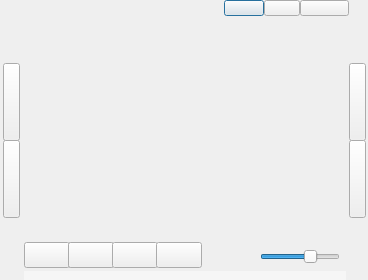
<?xml version="1.0" encoding="UTF-8"?>
<ui version="4.0">
 <class>videoDialog</class>
 <widget class="QDialog" name="videoDialog">
  <property name="geometry">
   <rect>
    <x>0</x>
    <y>0</y>
    <width>368</width>
    <height>280</height>
   </rect>
  </property>
  <property name="minimumSize">
   <size>
    <width>368</width>
    <height>280</height>
   </size>
  </property>
  <property name="maximumSize">
   <size>
    <width>800</width>
    <height>600</height>
   </size>
  </property>
  <property name="windowTitle">
   <string>video</string>
  </property>
  <widget class="QLabel" name="backLabel">
   <property name="geometry">
    <rect>
     <x>0</x>
     <y>0</y>
     <width>368</width>
     <height>280</height>
    </rect>
   </property>
   <property name="text">
    <string/>
   </property>
   <property name="pixmap">
    <pixmap resource="video.qrc">:/图片/videoPlayer.png</pixmap>
   </property>
   <property name="scaledContents">
    <bool>true</bool>
   </property>
  </widget>
  <widget class="QLabel" name="titleLabel">
   <property name="geometry">
    <rect>
     <x>22</x>
     <y>6</y>
     <width>60</width>
     <height>16</height>
    </rect>
   </property>
   <property name="text">
    <string/>
   </property>
   <property name="pixmap">
    <pixmap resource="radio.qrc">:/图片/标题/title.png</pixmap>
   </property>
   <property name="scaledContents">
    <bool>true</bool>
   </property>
  </widget>
  <widget class="QPushButton" name="minButton">
   <property name="geometry">
    <rect>
     <x>224</x>
     <y>0</y>
     <width>40</width>
     <height>16</height>
    </rect>
   </property>
   <property name="styleSheet">
    <string notr="true">QPushButton#minButton{
border-image: url(:/图片/最小化/min.png);
}
QPushButton#minButton:hover{
border-image: url(:/图片/最小化/min_pressed.png);
}</string>
   </property>
   <property name="text">
    <string/>
   </property>
  </widget>
  <widget class="QPushButton" name="maxButton">
   <property name="geometry">
    <rect>
     <x>264</x>
     <y>0</y>
     <width>36</width>
     <height>16</height>
    </rect>
   </property>
   <property name="styleSheet">
    <string notr="true">QPushButton#maxButton{
border-image: url(:/图片/最大化/max.png);
}
QPushButton#maxButton:hover{
border-image: url(:/图片/最大化/max_pressed.png);
}</string>
   </property>
   <property name="text">
    <string/>
   </property>
  </widget>
  <widget class="QPushButton" name="closeButton">
   <property name="geometry">
    <rect>
     <x>300</x>
     <y>0</y>
     <width>49</width>
     <height>16</height>
    </rect>
   </property>
   <property name="styleSheet">
    <string notr="true">QPushButton#closeButton{
border-image: url(:/图片/关闭/close.png);
}
QPushButton#closeButton:hover{
border-image: url(:/图片/关闭/close_pressed.png);
}</string>
   </property>
   <property name="text">
    <string/>
   </property>
  </widget>
  <widget class="QPushButton" name="setButton">
   <property name="geometry">
    <rect>
     <x>3</x>
     <y>140</y>
     <width>17</width>
     <height>78</height>
    </rect>
   </property>
   <property name="styleSheet">
    <string notr="true">QPushButton#setButton{
border-image: url(:/图片/设置按钮/setSide.png);
}
QPushButton#setButton:hover{
border-image: url(:/图片/设置按钮/setSide_pressed.png);
}</string>
   </property>
   <property name="text">
    <string/>
   </property>
  </widget>
  <widget class="QPushButton" name="radioButton">
   <property name="geometry">
    <rect>
     <x>3</x>
     <y>63</y>
     <width>17</width>
     <height>78</height>
    </rect>
   </property>
   <property name="styleSheet">
    <string notr="true">QPushButton#radioButton{
border-image: url(:/图片/音频按钮/radio.png);
}
QPushButton#radioButton:hover{
border-image: url(:/图片/音频按钮/radio_pressed.png);
}</string>
   </property>
   <property name="text">
    <string/>
   </property>
  </widget>
  <widget class="QWidget" name="displayWidget" native="true">
   <property name="enabled">
    <bool>true</bool>
   </property>
   <property name="geometry">
    <rect>
     <x>24</x>
     <y>27</y>
     <width>321</width>
     <height>241</height>
    </rect>
   </property>
   <property name="styleSheet">
    <string notr="true"/>
   </property>
  </widget>
  <widget class="QPushButton" name="listButton">
   <property name="geometry">
    <rect>
     <x>349</x>
     <y>63</y>
     <width>17</width>
     <height>78</height>
    </rect>
   </property>
   <property name="styleSheet">
    <string notr="true">QPushButton#listButton{
border-image: url(:/图片/列表按钮/list.png);
}
QPushButton#listButton:hover{
border-image: url(:/图片/列表按钮/list_pressed.png);
}</string>
   </property>
   <property name="text">
    <string/>
   </property>
  </widget>
  <widget class="QPushButton" name="showButton">
   <property name="geometry">
    <rect>
     <x>349</x>
     <y>140</y>
     <width>17</width>
     <height>78</height>
    </rect>
   </property>
   <property name="styleSheet">
    <string notr="true">QPushButton#showButton{
border-image: url(:/图片/显示控制条按钮/show.png);
}
QPushButton#showButton:hover{
border-image: url(:/图片/显示控制条按钮/show_pressed.png);
}</string>
   </property>
   <property name="text">
    <string/>
   </property>
  </widget>
  <widget class="QWidget" name="actionWidget" native="true">
   <property name="geometry">
    <rect>
     <x>24</x>
     <y>242</y>
     <width>322</width>
     <height>26</height>
    </rect>
   </property>
   <property name="styleSheet">
    <string notr="true"/>
   </property>
   <widget class="QPushButton" name="lastButton">
    <property name="geometry">
     <rect>
      <x>0</x>
      <y>0</y>
      <width>46</width>
      <height>26</height>
     </rect>
    </property>
    <property name="styleSheet">
     <string notr="true">QPushButton{
border-image: url(:/图片/上一曲按钮/last.png);
}
QPushButton:hover{
border-image: url(:/图片/上一曲按钮/last_hover.png);
}
QPushButton:pressed{
border-image: url(:/图片/上一曲按钮/last_pressed.png);
}</string>
    </property>
    <property name="text">
     <string/>
    </property>
    <property name="shortcut">
     <string>Left</string>
    </property>
   </widget>
   <widget class="QPushButton" name="pauseButton">
    <property name="geometry">
     <rect>
      <x>44</x>
      <y>0</y>
      <width>46</width>
      <height>26</height>
     </rect>
    </property>
    <property name="styleSheet">
     <string notr="true">QPushButton{
border-image: url(:/图片/播放控制条/pause.png);
}
QPushButton:hover{
border-image: url(:/图片/播放控制条/pause_hover.png);
}
QPushButton:pressed{
border-image: url(:/图片/播放控制条/pause_pressed.png);
}</string>
    </property>
    <property name="text">
     <string/>
    </property>
   </widget>
   <widget class="QPushButton" name="playButton">
    <property name="geometry">
     <rect>
      <x>44</x>
      <y>0</y>
      <width>46</width>
      <height>26</height>
     </rect>
    </property>
    <property name="styleSheet">
     <string notr="true">QPushButton{
border-image: url(:/图片/播放控制条/play.png);
}
QPushButton:hover{
border-image: url(:/图片/播放控制条/play_hover.png);
}
QPushButton:pressed{
border-image: url(:/图片/播放控制条/play_pressed.png);
}</string>
    </property>
    <property name="text">
     <string/>
    </property>
   </widget>
   <widget class="QPushButton" name="nextButton">
    <property name="geometry">
     <rect>
      <x>88</x>
      <y>0</y>
      <width>46</width>
      <height>26</height>
     </rect>
    </property>
    <property name="styleSheet">
     <string notr="true">QPushButton{
border-image: url(:/图片/下一曲按钮/next.png);
}
QPushButton:hover{
border-image: url(:/图片/下一曲按钮/next_hover.png);
}
QPushButton:pressed{
border-image: url(:/图片/下一曲按钮/next_pressed.png);
}</string>
    </property>
    <property name="text">
     <string/>
    </property>
    <property name="shortcut">
     <string>Right</string>
    </property>
   </widget>
   <widget class="QPushButton" name="refreshButton">
    <property name="geometry">
     <rect>
      <x>132</x>
      <y>0</y>
      <width>46</width>
      <height>26</height>
     </rect>
    </property>
    <property name="styleSheet">
     <string notr="true">QPushButton{
border-image: url(:/图片/刷新按钮/refresh.png);
}
QPushButton:hover{
border-image: url(:/图片/刷新按钮/refresh_hover.png);
}
QPushButton:pressed{
border-image: url(:/图片/刷新按钮/refresh_pressed.png);
}</string>
    </property>
    <property name="text">
     <string/>
    </property>
    <property name="shortcut">
     <string>Up</string>
    </property>
   </widget>
   <widget class="QLabel" name="bottomLabel">
    <property name="geometry">
     <rect>
      <x>178</x>
      <y>0</y>
      <width>143</width>
      <height>26</height>
     </rect>
    </property>
    <property name="styleSheet">
     <string notr="true">border-image: url(:/图片/播放控制条/shade.png);</string>
    </property>
    <property name="text">
     <string/>
    </property>
   </widget>
   <widget class="QLabel" name="icoLabel">
    <property name="geometry">
     <rect>
      <x>210</x>
      <y>4</y>
      <width>20</width>
      <height>20</height>
     </rect>
    </property>
    <property name="text">
     <string/>
    </property>
    <property name="pixmap">
     <pixmap resource="video.qrc">:/图片/播放控制条/ico.png</pixmap>
    </property>
    <property name="scaledContents">
     <bool>true</bool>
    </property>
    <property name="indent">
     <number>0</number>
    </property>
    <property name="openExternalLinks">
     <bool>false</bool>
    </property>
   </widget>
   <widget class="QSlider" name="volumeSlider">
    <property name="geometry">
     <rect>
      <x>236</x>
      <y>7</y>
      <width>80</width>
      <height>15</height>
     </rect>
    </property>
    <property name="styleSheet">
     <string notr="true"/>
    </property>
    <property name="maximum">
     <number>150</number>
    </property>
    <property name="value">
     <number>100</number>
    </property>
    <property name="orientation">
     <enum>Qt::Horizontal</enum>
    </property>
   </widget>
  </widget>
  <widget class="QLabel" name="actionHider">
   <property name="geometry">
    <rect>
     <x>24</x>
     <y>271</y>
     <width>322</width>
     <height>9</height>
    </rect>
   </property>
   <property name="styleSheet">
    <string notr="true">background-color: rgb(246, 246, 246);</string>
   </property>
   <property name="text">
    <string/>
   </property>
  </widget>
  <zorder>backLabel</zorder>
  <zorder>titleLabel</zorder>
  <zorder>minButton</zorder>
  <zorder>maxButton</zorder>
  <zorder>closeButton</zorder>
  <zorder>setButton</zorder>
  <zorder>radioButton</zorder>
  <zorder>listButton</zorder>
  <zorder>showButton</zorder>
  <zorder>displayWidget</zorder>
  <zorder>actionWidget</zorder>
  <zorder>actionHider</zorder>
 </widget>
 <layoutdefault spacing="6" margin="11"/>
 <tabstops>
  <tabstop>listButton</tabstop>
  <tabstop>showButton</tabstop>
  <tabstop>setButton</tabstop>
  <tabstop>radioButton</tabstop>
  <tabstop>minButton</tabstop>
  <tabstop>maxButton</tabstop>
  <tabstop>closeButton</tabstop>
  <tabstop>lastButton</tabstop>
  <tabstop>playButton</tabstop>
  <tabstop>pauseButton</tabstop>
  <tabstop>nextButton</tabstop>
  <tabstop>refreshButton</tabstop>
  <tabstop>volumeSlider</tabstop>
 </tabstops>
 <resources>
  <include location="radio.qrc"/>
  <include location="video.qrc"/>
 </resources>
 <connections/>
</ui>
